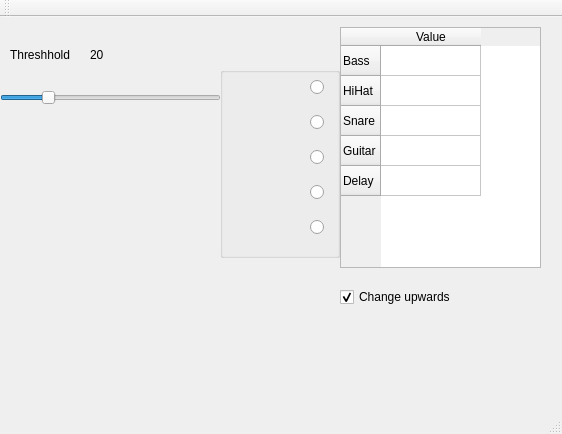
<?xml version="1.0" encoding="UTF-8"?>
<ui version="4.0">
 <class>MainWindow</class>
 <widget class="QMainWindow" name="MainWindow">
  <property name="geometry">
   <rect>
    <x>0</x>
    <y>0</y>
    <width>562</width>
    <height>434</height>
   </rect>
  </property>
  <property name="acceptDrops">
   <bool>true</bool>
  </property>
  <property name="windowTitle">
   <string>ControlPanel</string>
  </property>
  <widget class="QWidget" name="centralWidget">
   <widget class="QSlider" name="horizontalSlider">
    <property name="geometry">
     <rect>
      <x>0</x>
      <y>70</y>
      <width>221</width>
      <height>22</height>
     </rect>
    </property>
    <property name="maximum">
     <number>100</number>
    </property>
    <property name="value">
     <number>20</number>
    </property>
    <property name="orientation">
     <enum>Qt::Horizontal</enum>
    </property>
   </widget>
   <widget class="QLabel" name="label">
    <property name="geometry">
     <rect>
      <x>10</x>
      <y>30</y>
      <width>71</width>
      <height>16</height>
     </rect>
    </property>
    <property name="text">
     <string>Threshhold</string>
    </property>
   </widget>
   <widget class="QLabel" name="label_2">
    <property name="geometry">
     <rect>
      <x>90</x>
      <y>30</y>
      <width>55</width>
      <height>16</height>
     </rect>
    </property>
    <property name="text">
     <string>20</string>
    </property>
   </widget>
   <widget class="QTableWidget" name="table">
    <property name="geometry">
     <rect>
      <x>340</x>
      <y>10</y>
      <width>201</width>
      <height>241</height>
     </rect>
    </property>
    <row>
     <property name="text">
      <string>Bass</string>
     </property>
    </row>
    <row>
     <property name="text">
      <string>HiHat</string>
     </property>
    </row>
    <row>
     <property name="text">
      <string>Snare</string>
     </property>
    </row>
    <row>
     <property name="text">
      <string>Guitar</string>
     </property>
    </row>
    <row>
     <property name="text">
      <string>Delay</string>
     </property>
    </row>
    <column>
     <property name="text">
      <string>Value</string>
     </property>
    </column>
   </widget>
   <widget class="QCheckBox" name="checkBox">
    <property name="enabled">
     <bool>true</bool>
    </property>
    <property name="geometry">
     <rect>
      <x>340</x>
      <y>270</y>
      <width>131</width>
      <height>20</height>
     </rect>
    </property>
    <property name="text">
     <string>Change upwards</string>
    </property>
    <property name="checked">
     <bool>true</bool>
    </property>
   </widget>
   <widget class="QGroupBox" name="groupBox">
    <property name="geometry">
     <rect>
      <x>220</x>
      <y>50</y>
      <width>120</width>
      <height>191</height>
     </rect>
    </property>
    <property name="title">
     <string/>
    </property>
    <widget class="QRadioButton" name="bassButton">
     <property name="geometry">
      <rect>
       <x>90</x>
       <y>10</y>
       <width>95</width>
       <height>20</height>
      </rect>
     </property>
     <property name="text">
      <string/>
     </property>
    </widget>
    <widget class="QRadioButton" name="hihatButton">
     <property name="geometry">
      <rect>
       <x>90</x>
       <y>45</y>
       <width>95</width>
       <height>20</height>
      </rect>
     </property>
     <property name="text">
      <string/>
     </property>
    </widget>
    <widget class="QRadioButton" name="snareButton">
     <property name="geometry">
      <rect>
       <x>90</x>
       <y>80</y>
       <width>95</width>
       <height>20</height>
      </rect>
     </property>
     <property name="text">
      <string/>
     </property>
    </widget>
    <widget class="QRadioButton" name="guitarButton">
     <property name="geometry">
      <rect>
       <x>90</x>
       <y>115</y>
       <width>95</width>
       <height>20</height>
      </rect>
     </property>
     <property name="text">
      <string/>
     </property>
    </widget>
    <widget class="QRadioButton" name="speedButton">
     <property name="geometry">
      <rect>
       <x>90</x>
       <y>150</y>
       <width>95</width>
       <height>20</height>
      </rect>
     </property>
     <property name="text">
      <string/>
     </property>
    </widget>
   </widget>
  </widget>
  <widget class="QToolBar" name="mainToolBar">
   <attribute name="toolBarArea">
    <enum>TopToolBarArea</enum>
   </attribute>
   <attribute name="toolBarBreak">
    <bool>false</bool>
   </attribute>
  </widget>
  <widget class="QStatusBar" name="statusBar"/>
 </widget>
 <layoutdefault spacing="6" margin="11"/>
 <resources/>
 <connections/>
</ui>
